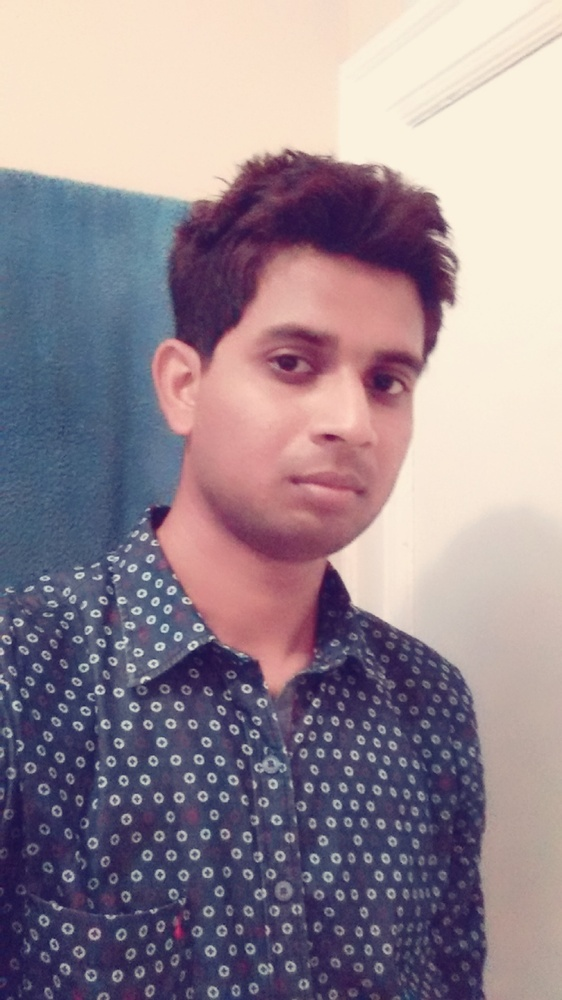
#> input picture trainCV/riaz.jpg, 562 x 1000 px, shrunk from 1080 x 1920 before the run
$ python imageContours.py
#> lines starting #> are read from the running program, lines starting #| are printed output that depends on the picture
#Plotting Image Contours

from PIL import Image
from pylab import *


#reading an image as an array of pixels

im = array(Image.open('riaz.jpg').convert('L'))
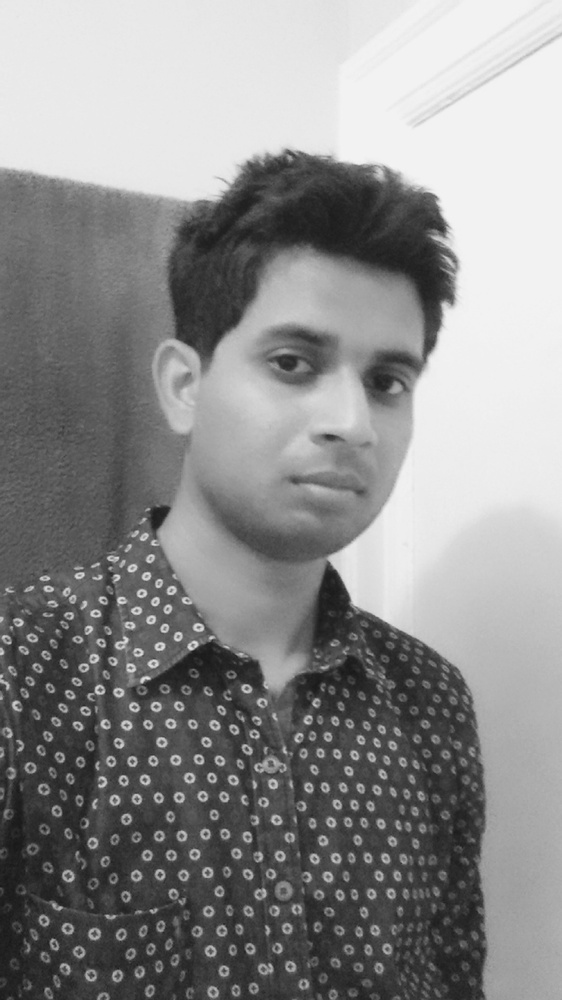
#> im: shape (1000, 562); min 23, max 245, mean 140.5

figure("Plotting Image Contours")
gray() # plot everything in grayscale

#showing contours
contour(im,origin="image")

axis('equal')
axis('off')

show()
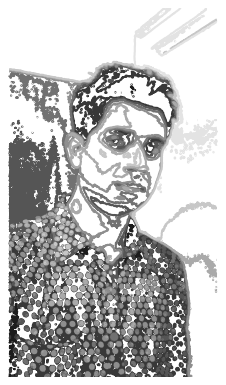
#> figure drawn by matplotlib, 1 panel

$ run again, with trainCV/book.jpg copied over trainCV/riaz.jpg
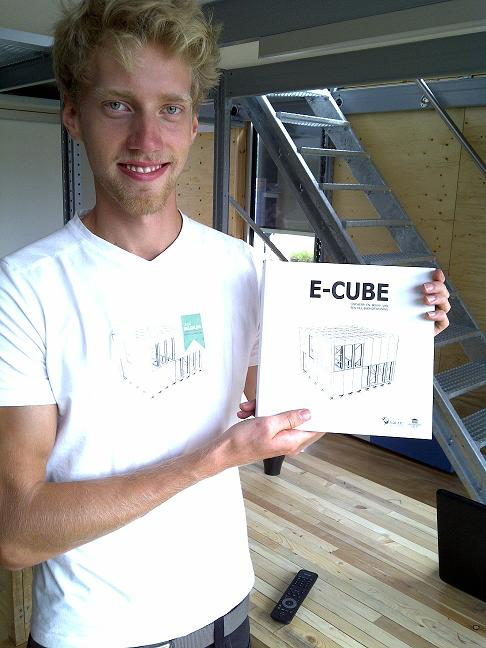
#> input picture trainCV/book.jpg, 486 x 648 px
#> `im = array(Image.open('riaz.jpg').convert('L'))`:
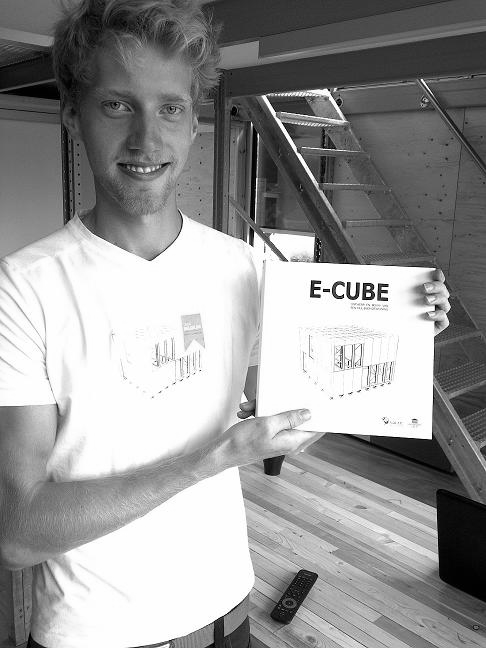
#> im: shape (648, 486); min 0, max 255, mean 150.6
#> `show()`:
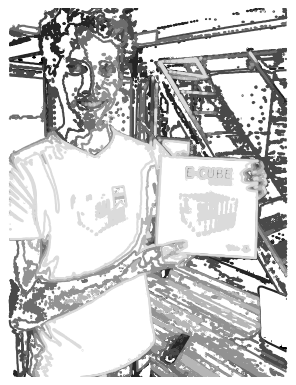
#> figure drawn by matplotlib, 1 panel
